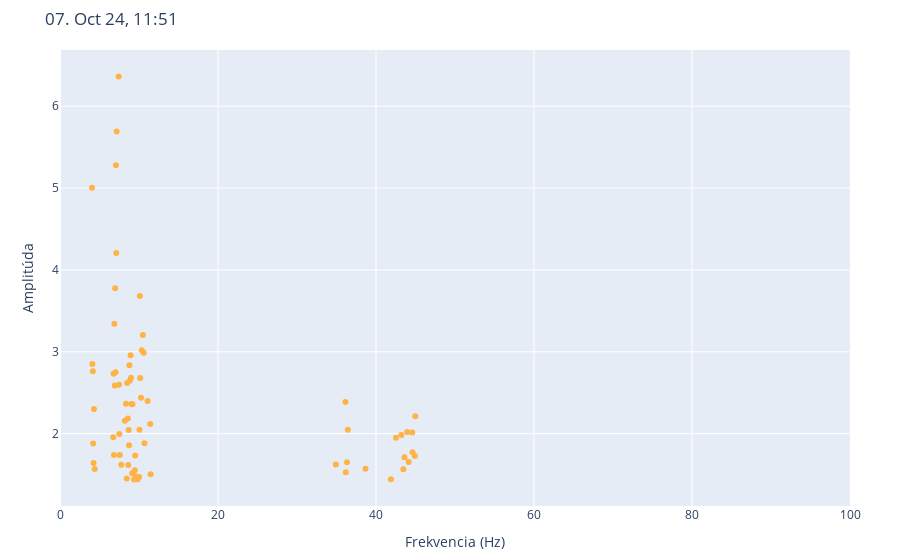

This figure's notebook cell:
### Code cell
row = 451
local_time = datetime.fromisoformat(df.iloc[row]["time"]).astimezone(
    pytz.timezone('Europe/Bratislava'))
print(local_time.strftime('%d. %b %y, %H:%M'))

row_data = df.iloc[row][list(range(7))]

weighted_sum = sum(d['a'] * d['f'] for d in row_data)
sum_of_weights = sum(d['a'] for d in row_data)

weighted_mean = weighted_sum / sum_of_weights

print(f"I: \t{weighted_mean:.2f} Hz")

row_data = df.iloc[row][list(range(7, 22))]

weighted_sum = sum(d['a'] * d['f'] for d in row_data)
sum_of_weights = sum(d['a'] for d in row_data)

weighted_mean = weighted_sum / sum_of_weights

print(f"II: \t{weighted_mean:.2f} Hz")

plot_spectrum(df, row=row, color='#FFB347',
              column_range=(0, 70), local_time=local_time)

### Figure 1 — Plotly figure (JSON) as saved in the notebook; plotly's stock layout.template omitted (floating-point values rounded to 4 significant figures)
{"data": [{"marker": {"color": "#FFB347"}, "mode": "markers", "type": "scatter", "x": [4.053, 4.102, 4.15, 4.199, 4.248, 4.297, 4.395, 6.738, 6.787, 6.836, 6.885, 6.934, 6.982, 7.031, 7.08, 7.129, 7.178, 7.422, 7.471, 7.52, 7.568, 7.764, 8.203, 8.35, 8.447, 8.496, 8.594, 8.643, 8.691, 8.74, 8.789, 8.838, 8.936, 8.984, 9.033, 9.131, 9.18, 9.375, 9.473, 9.521, 9.57, 9.814, 10.01, 10.06, 10.11, 10.16, 10.25, 10.35, 10.5, 10.6, 10.69, 11.08, 11.43, 11.47, 34.91, 36.13, 36.18, 36.33, 36.43, 38.67, 41.89, 42.53, 43.21, 43.46, 43.6, 43.95, 44.14, 44.58, 44.63, 44.92, 44.97], "y": [5.005, 2.85, 2.764, 1.88, 1.643, 2.302, 1.57, 1.957, 2.732, 1.741, 3.344, 2.59, 3.776, 2.751, 5.279, 4.206, 5.691, 6.363, 2.598, 1.996, 1.741, 1.62, 2.158, 2.364, 1.452, 2.619, 2.186, 1.618, 2.045, 1.858, 2.837, 2.645, 2.956, 2.684, 2.362, 1.515, 2.36, 1.441, 1.553, 1.735, 1.479, 1.443, 1.472, 2.049, 3.682, 2.682, 2.438, 3.018, 3.204, 2.988, 1.882, 2.398, 2.119, 1.503, 1.625, 2.388, 1.527, 1.65, 2.047, 1.571, 1.445, 1.952, 1.984, 1.566, 1.711, 2.022, 1.654, 2.014, 1.774, 1.728, 2.212]}], "layout": {"margin": {"b": 50, "l": 60, "r": 50, "t": 50}, "showlegend": false, "title": {"text": "07. Oct 24, 11:51"}, "xaxis": {"range": [0, 100], "title": {"text": "Frekvencia (Hz)"}}, "yaxis": {"title": {"text": "Amplitúda"}}}}
